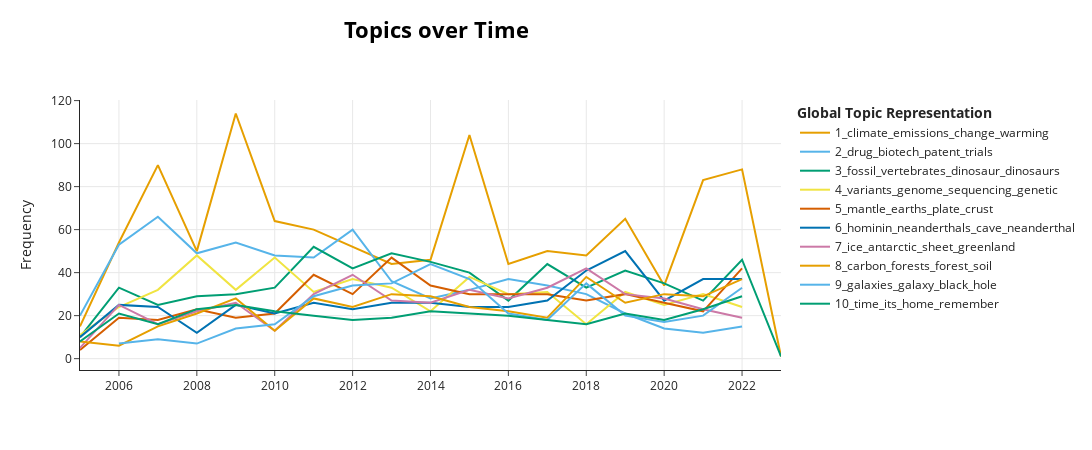

The code cell stored with this chart in its notebook:
### Code cell
loaded_model.visualize_topics_over_time(topics_over_time , topics=[1,2,3,4,5,6,7,8,9,10])

### Figure 1 — Plotly figure (JSON) as saved in the notebook; plotly's stock layout.template omitted (floating-point values rounded to 4 significant figures)
{"data": [{"hoverinfo": "text", "hovertext": ["<b>Topic 1</b><br>Words: climate, kyoto, emissions, change, conference", "<b>Topic 1</b><br>Words: climate, emissions, change, carbon, warming", "<b>Topic 1</b><br>Words: climate, emissions, change, carbon, warming", "<b>Topic 1</b><br>Words: climate, emissions, change, energy, carbon", "<b>Topic 1</b><br>Words: climate, copenhagen, emissions, energy, change", "<b>Topic 1</b><br>Words: climate, emissions, change, ipcc, warming", "<b>Topic 1</b><br>Words: climate, emissions, durban, change, energy", "<b>Topic 1</b><br>Words: climate, kyoto, energy, emissions, change", "<b>Topic 1</b><br>Words: climate, emissions, warming, uncertainties, change", "<b>Topic 1</b><br>Words: climate, emissions, energy, change, greenhousegas", "<b>Topic 1</b><br>Words: climate, paris, emissions, talks, change", "<b>Topic 1</b><br>Words: climate, emissions, paris, warming, agreement", "<b>Topic 1</b><br>Words: climate, energy, warming, emissions, trump", "<b>Topic 1</b><br>Words: climate, emissions, warming, paris, carbon", "<b>Topic 1</b><br>Words: climate, emissions, warming, change, carbon", "<b>Topic 1</b><br>Words: climate, emissions, transfers, carbon, financial", "<b>Topic 1</b><br>Words: climate, cop26, emissions, carbon, change", "<b>Topic 1</b><br>Words: climate, emissions, warming, change, scco2", "<b>Topic 1</b><br>Words: textbooks, 2000s, shrinks, sections, farther"], "marker": {"color": "#E69F00"}, "mode": "lines", "name": "1_climate_emissions_change_warming", "type": "scatter", "x": [2005, 2006, 2007, 2008, 2009, 2010, 2011, 2012, 2013, 2014, 2015, 2016, 2017, 2018, 2019, 2020, 2021, 2022, 2023], "y": [15, 54, 90, 50, 114, 64, 60, 52, 44, 46, 104, 44, 50, 48, 65, 34, 83, 88, 1]}, {"hoverinfo": "text", "hovertext": ["<b>Topic 2</b><br>Words: drug, biotech, biotechnology, patent, vioxx", "<b>Topic 2</b><br>Words: drug, patent, hoag, hannah, biotechnology", "<b>Topic 2</b><br>Words: drug, patent, wadman, meredith, drugs", "<b>Topic 2</b><br>Words: drug, biotech, pharma, industry, trials", "<b>Topic 2</b><br>Words: biotech, drug, industry, patent, companies", "<b>Topic 2</b><br>Words: biotech, drug, industry, patents, pharmaceutical", "<b>Topic 2</b><br>Words: drug, patent, traditional, pharmaceutical, medicine", "<b>Topic 2</b><br>Words: drug, patent, industry, pharmaceutical, trials", "<b>Topic 2</b><br>Words: biotechnology, drug, patents, patent, tcm", "<b>Topic 2</b><br>Words: drug, patent, biotech, trials, clinicaltrial", "<b>Topic 2</b><br>Words: biotech, drug, patent, trials, companies", "<b>Topic 2</b><br>Words: drug, drugs, trials, clinical, biotech", "<b>Topic 2</b><br>Words: drug, trials, agency, industry, clinical", "<b>Topic 2</b><br>Words: drug, trials, biotech, medicine, clinical", "<b>Topic 2</b><br>Words: drug, biosimilars, preprints, medrxiv, drugs", "<b>Topic 2</b><br>Words: multispecific, drug, industry, pharmaceutical, drugs", "<b>Topic 2</b><br>Words: patenting, drug, trials, highprofile, redouble", "<b>Topic 2</b><br>Words: trials, mescaline, pharmaceutical, clinical, drug"], "marker": {"color": "#56B4E9"}, "mode": "lines", "name": "2_drug_biotech_patent_trials", "type": "scatter", "x": [2005, 2006, 2007, 2008, 2009, 2010, 2011, 2012, 2013, 2014, 2015, 2016, 2017, 2018, 2019, 2020, 2021, 2022], "y": [20, 53, 66, 49, 54, 48, 47, 60, 36, 28, 32, 37, 34, 30, 21, 14, 12, 15]}, {"hoverinfo": "text", "hovertext": ["<b>Topic 3</b><br>Words: mammals, echinodermlike, trackway, fossil, dinosaurs", "<b>Topic 3</b><br>Words: fossil, dinosaur, fin, vertebrates, dinosaurs", "<b>Topic 3</b><br>Words: hagfish, dinosaur, patterning, fossils, dinosaurs", "<b>Topic 3</b><br>Words: teeth, fossil, evolutionary, vertebrates, vertebrate", "<b>Topic 3</b><br>Words: fossil, dinosaur, incisoscutum, vertebrates, fossils", "<b>Topic 3</b><br>Words: fossils, dinosaur, feathers, dinosaurs, fossil", "<b>Topic 3</b><br>Words: vertebrates, fossil, dinosaur, cambrian, dinosaurs", "<b>Topic 3</b><br>Words: dinosaurs, dinosaur, vertebrate, fossil, vertebrates", "<b>Topic 3</b><br>Words: jurassic, vertebrates, fossil, dinosaur, dinosaurs", "<b>Topic 3</b><br>Words: vertebrates, tetrapods, fossil, dinosaur, mammals", "<b>Topic 3</b><br>Words: vertebrates, vertebrate, dinosaur, dinosaurs, fossil", "<b>Topic 3</b><br>Words: fin, vertebrate, tetrapods, syrinx, fossil", "<b>Topic 3</b><br>Words: dinosaurs, dinosaur, gliding, fossil, jurassic", "<b>Topic 3</b><br>Words: jaw, vertebrates, fossil, jurassic, dinosaur", "<b>Topic 3</b><br>Words: fossil, dinosaurs, crest, vertebrates, vertebrate", "<b>Topic 3</b><br>Words: dinosaur, fossil, mesozoic, pterosaurs, dinosaurs", "<b>Topic 3</b><br>Words: fossil, dinosaurs, vertebrate, vertebrates, cambrian", "<b>Topic 3</b><br>Words: vertebrates, jawed, fossil, dinosaurs, silurian", "<b>Topic 3</b><br>Words: oceangoing, congregated, buses, birthing, ichthyosaurs"], "marker": {"color": "#009E73"}, "mode": "lines", "name": "3_fossil_vertebrates_dinosaur_dinosaurs", "type": "scatter", "x": [2005, 2006, 2007, 2008, 2009, 2010, 2011, 2012, 2013, 2014, 2015, 2016, 2017, 2018, 2019, 2020, 2021, 2022, 2023], "y": [10, 33, 25, 29, 30, 33, 52, 42, 49, 45, 40, 27, 44, 33, 41, 35, 27, 46, 1]}, {"hoverinfo": "text", "hovertext": ["<b>Topic 4</b><br>Words: geneticists, sequencing, variation, catalogue, genome", "<b>Topic 4</b><br>Words: genome, genetic, sequence, names, variation", "<b>Topic 4</b><br>Words: personal, genetic, genome, genomics, genomes", "<b>Topic 4</b><br>Words: personal, genome, genomics, genetic, sequencing", "<b>Topic 4</b><br>Words: sequencing, genomics, genome, variants, genetic", "<b>Topic 4</b><br>Words: sequencing, genetic, variants, genome, variation", "<b>Topic 4</b><br>Words: genome, sequencing, genomics, svs, variants", "<b>Topic 4</b><br>Words: sequencing, variants, genome, genetic, genomics", "<b>Topic 4</b><br>Words: genomics, variation, genome, sequencing, genetic", "<b>Topic 4</b><br>Words: variants, epistasis, genome, sequencing, genetic", "<b>Topic 4</b><br>Words: variants, sequencing, variation, genetic, genome", "<b>Topic 4</b><br>Words: variants, genetic, exac, genomics, exome", "<b>Topic 4</b><br>Words: sequencing, genetic, variants, variation, tissues", "<b>Topic 4</b><br>Words: biobank, genetics, genetic, data, project", "<b>Topic 4</b><br>Words: genetic, variants, populations, genomics, sequencing", "<b>Topic 4</b><br>Words: variants, sequencing, genome, genomics, pid", "<b>Topic 4</b><br>Words: variants, genome, prss, topmed, sequencing", "<b>Topic 4</b><br>Words: variants, genome, reference, pangenome, transcript"], "marker": {"color": "#F0E442"}, "mode": "lines", "name": "4_variants_genome_sequencing_genetic", "type": "scatter", "x": [2005, 2006, 2007, 2008, 2009, 2010, 2011, 2012, 2013, 2014, 2015, 2016, 2017, 2018, 2019, 2020, 2021, 2022], "y": [11, 24, 32, 48, 32, 47, 31, 37, 33, 22, 38, 30, 31, 16, 31, 25, 30, 24]}, {"hoverinfo": "text", "hovertext": ["<b>Topic 5</b><br>Words: uncomfortably, wasatch, unleaded, geological, pinatubo", "<b>Topic 5</b><br>Words: mantle, magma, peridotite, earths, volcano", "<b>Topic 5</b><br>Words: mantle, earths, isotopic, continental, crust", "<b>Topic 5</b><br>Words: mantle, earths, plate, costa, rica", "<b>Topic 5</b><br>Words: mantle, crust, earths, volcanic, eruptions", "<b>Topic 5</b><br>Words: mantle, earths, seismic, eruption, crustal", "<b>Topic 5</b><br>Words: mantle, earths, volcanic, magma, plate", "<b>Topic 5</b><br>Words: mantle, earths, magma, basalts, earth", "<b>Topic 5</b><br>Words: mantle, earths, plate, crust, beneath", "<b>Topic 5</b><br>Words: mantle, earths, olivine, plate, crust", "<b>Topic 5</b><br>Words: mantle, plate, earths, uranium, volcanic", "<b>Topic 5</b><br>Words: mantle, earths, core, iron, geodynamo", "<b>Topic 5</b><br>Words: mantle, earths, buoyancy, earth, volcanic", "<b>Topic 5</b><br>Words: mantle, earths, magma, crust, crustal", "<b>Topic 5</b><br>Words: mantle, earths, plate, subduction, deep", "<b>Topic 5</b><br>Words: mantle, lithosphere, earths, volcanic, subduction", "<b>Topic 5</b><br>Words: mantle, plate, crust, earths, eruption", "<b>Topic 5</b><br>Words: mantle, magma, eruption, earths, volcano"], "marker": {"color": "#D55E00"}, "mode": "lines", "name": "5_mantle_earths_plate_crust", "type": "scatter", "x": [2005, 2006, 2007, 2008, 2009, 2010, 2011, 2012, 2013, 2014, 2015, 2016, 2017, 2018, 2019, 2020, 2021, 2022], "y": [4, 19, 18, 23, 19, 21, 39, 30, 47, 34, 30, 30, 30, 27, 30, 26, 22, 42]}, {"hoverinfo": "text", "hovertext": ["<b>Topic 6</b><br>Words: flores, homo, years, earliest, indonesia", "<b>Topic 6</b><br>Words: neanderthal, neanderthals, modern, gibraltar, hominin", "<b>Topic 6</b><br>Words: neanderthals, neanderthal, cave, radiocarbon, homo", "<b>Topic 6</b><br>Words: bones, neanderthal, worshipped, cretin, buddhas", "<b>Topic 6</b><br>Words: flute, flutes, 35000, cave, earliest", "<b>Topic 6</b><br>Words: neanderthals, hominin, cave, humans, hominins", "<b>Topic 6</b><br>Words: modern, hominin, neanderthal, acheulian, hominins", "<b>Topic 6</b><br>Words: hominin, homo, neanderthals, australopithecus, africa", "<b>Topic 6</b><br>Words: hominin, earliest, pottery, primate, neanderthals", "<b>Topic 6</b><br>Words: neanderthal, neanderthals, modern, denisovans, hominin", "<b>Topic 6</b><br>Words: homo, hominin, australopithecus, ago, years", "<b>Topic 6</b><br>Words: neanderthals, cave, homo, bua, floresiensis", "<b>Topic 6</b><br>Words: homo, modern, hominin, ago, jebel", "<b>Topic 6</b><br>Words: neanderthals, stone, cave, neanderthal, hominin", "<b>Topic 6</b><br>Words: hominin, cave, hominins, homo, denisova", "<b>Topic 6</b><br>Words: dating, homo, neanderthals, cave, pottery", "<b>Topic 6</b><br>Words: hominin, oldest, neanderthals, modern, ago", "<b>Topic 6</b><br>Words: neanderthal, neanderthals, hominin, ago, cave"], "marker": {"color": "#0072B2"}, "mode": "lines", "name": "6_hominin_neanderthals_cave_neanderthal", "type": "scatter", "x": [2005, 2006, 2007, 2008, 2009, 2010, 2011, 2012, 2013, 2014, 2015, 2016, 2017, 2018, 2019, 2020, 2021, 2022], "y": [10, 25, 24, 12, 25, 21, 26, 23, 26, 26, 24, 24, 27, 41, 50, 27, 37, 37]}, {"hoverinfo": "text", "hovertext": ["<b>Topic 7</b><br>Words: antarctic, ice, speedo, cryosat, icemonitoring", "<b>Topic 7</b><br>Words: ice, antarctic, greenlands, gulf, stream", "<b>Topic 7</b><br>Words: ice, antarctic, glacial, greenland, oligocene", "<b>Topic 7</b><br>Words: ice, greenland, antarctic, sheet, arctic", "<b>Topic 7</b><br>Words: ice, antarctic, sheet, greenland, sealevel", "<b>Topic 7</b><br>Words: ice, icesheet, channelization, polar, supply", "<b>Topic 7</b><br>Words: antarctic, ice, arctic, sheet, peninsula", "<b>Topic 7</b><br>Words: ice, antarctic, sealevel, antarctica, icesheet", "<b>Topic 7</b><br>Words: ice, greenland, sheet, antarctic, eemian", "<b>Topic 7</b><br>Words: ice, antarctic, sheet, sea, greenland", "<b>Topic 7</b><br>Words: ice, antarctic, sheet, greenland, sealevel", "<b>Topic 7</b><br>Words: ice, sheet, antarctic, greenland, glacial", "<b>Topic 7</b><br>Words: ice, antarctic, meltwater, sheet, shelf", "<b>Topic 7</b><br>Words: ice, antarctic, sheet, sea, sealevel", "<b>Topic 7</b><br>Words: ice, antarctic, sealevel, greenland, sea", "<b>Topic 7</b><br>Words: ice, antarctic, sealevel, sheet, greenland", "<b>Topic 7</b><br>Words: ice, antarctic, sheet, sealevel, glacier", "<b>Topic 7</b><br>Words: ice, antarctic, greenland, sheet, thinning"], "marker": {"color": "#CC79A7"}, "mode": "lines", "name": "7_ice_antarctic_sheet_greenland", "type": "scatter", "x": [2005, 2006, 2007, 2008, 2009, 2010, 2011, 2012, 2013, 2014, 2015, 2016, 2017, 2018, 2019, 2020, 2021, 2022], "y": [5, 25, 16, 22, 26, 13, 30, 39, 27, 26, 32, 28, 33, 42, 30, 28, 23, 19]}, {"hoverinfo": "text", "hovertext": ["<b>Topic 8</b><br>Words: forests, amazon, suck, carbon, tree", "<b>Topic 8</b><br>Words: forests, rainforest, amazon, goldminers, growthbooster", "<b>Topic 8</b><br>Words: forests, arid, kfi, patchsize, carbon", "<b>Topic 8</b><br>Words: forests, carbon, forest, leaf, deforestation", "<b>Topic 8</b><br>Words: forests, carbon, deforestation, forest, trees", "<b>Topic 8</b><br>Words: forests, carbon, equations, amazon, soils", "<b>Topic 8</b><br>Words: forests, carbon, forest, deforestation, co2", "<b>Topic 8</b><br>Words: forest, forests, deforestation, carbon, xylem", "<b>Topic 8</b><br>Words: carbon, forests, forest, tropical, vegetation", "<b>Topic 8</b><br>Words: carbon, amazon, forest, forests, soil", "<b>Topic 8</b><br>Words: carbon, forests, tree, trees, forest", "<b>Topic 8</b><br>Words: forest, soil, carbon, forests, deforestation", "<b>Topic 8</b><br>Words: carbon, amazon, forest, forests, gpp", "<b>Topic 8</b><br>Words: carbon, forest, forests, soil, land", "<b>Topic 8</b><br>Words: carbon, land, forest, forests, sink", "<b>Topic 8</b><br>Words: carbon, forest, forests, tropical, soil", "<b>Topic 8</b><br>Words: forests, carbon, forest, soil, emissions", "<b>Topic 8</b><br>Words: forests, carbon, forest, tropical, trees"], "marker": {"color": "#E69F00"}, "mode": "lines", "name": "8_carbon_forests_forest_soil", "type": "scatter", "x": [2005, 2006, 2007, 2008, 2009, 2010, 2011, 2012, 2013, 2014, 2015, 2016, 2017, 2018, 2019, 2020, 2021, 2022], "y": [8, 6, 15, 21, 28, 13, 28, 24, 30, 29, 24, 22, 19, 38, 26, 30, 29, 37]}, {"hoverinfo": "text", "hovertext": ["<b>Topic 9</b><br>Words: galaxies, star, light, universe, spinning", "<b>Topic 9</b><br>Words: black, holes, miras, galaxies, galaxy", "<b>Topic 9</b><br>Words: galaxies, galaxy, starforming, blown, active", "<b>Topic 9</b><br>Words: galaxies, black, galaxy, universe, holes", "<b>Topic 9</b><br>Words: galaxies, galaxy, universe, reionization, black", "<b>Topic 9</b><br>Words: galaxy, galaxies, black, stars, hole", "<b>Topic 9</b><br>Words: galaxy, galaxies, black, milky, hole", "<b>Topic 9</b><br>Words: galaxies, galaxy, black, hole, starburst", "<b>Topic 9</b><br>Words: galaxies, black, galaxy, hole, holes", "<b>Topic 9</b><br>Words: galaxies, galaxy, stars, black, star", "<b>Topic 9</b><br>Words: galaxies, galaxy, black, accretion, hole", "<b>Topic 9</b><br>Words: galaxies, galaxy, black, massive, hole", "<b>Topic 9</b><br>Words: galaxies, galaxy, black, stars, massive", "<b>Topic 9</b><br>Words: galaxies, black, accretion, galaxy, galactic", "<b>Topic 9</b><br>Words: galaxies, galaxy, gas, magellanic, black", "<b>Topic 9</b><br>Words: galaxies, black, hole, galaxy, metallicity", "<b>Topic 9</b><br>Words: galaxy, galaxies, black, hole, quasars"], "marker": {"color": "#56B4E9"}, "mode": "lines", "name": "9_galaxies_galaxy_black_hole", "type": "scatter", "x": [2006, 2007, 2008, 2009, 2010, 2011, 2012, 2013, 2014, 2015, 2016, 2017, 2018, 2019, 2020, 2021, 2022], "y": [7, 9, 7, 14, 16, 29, 34, 35, 44, 37, 21, 18, 35, 20, 17, 20, 33]}, {"hoverinfo": "text", "hovertext": ["<b>Topic 10</b><br>Words: theyre, albian, heartache, perchance, graduation", "<b>Topic 10</b><br>Words: happiness, joy, tyger, graduation, night", "<b>Topic 10</b><br>Words: piratical, recoper, postodc, clockwatching, sabbatical", "<b>Topic 10</b><br>Words: happy, happiest, happiness, singapores, man", "<b>Topic 10</b><br>Words: wedding, thoughts, jealous, penance, palpable", "<b>Topic 10</b><br>Words: you, price, fashion, jennas, quinquereme", "<b>Topic 10</b><br>Words: flesh, girl, lyubomirsky, inculturation, ovoids", "<b>Topic 10</b><br>Words: midnight, 21stcentury, communicant, aampe, tige", "<b>Topic 10</b><br>Words: love, peace, heartbreaking, postcard, quis", "<b>Topic 10</b><br>Words: message, sidewalk, trilby, killstealer, emancipation", "<b>Topic 10</b><br>Words: man, bffs, ravelled, morts, infraction", "<b>Topic 10</b><br>Words: duck, remember, time, ties, daffodil", "<b>Topic 10</b><br>Words: coupon, thee, legale, sparrowfall, boughs", "<b>Topic 10</b><br>Words: cerise, epluribus, unreal, time, starless", "<b>Topic 10</b><br>Words: hello, start, civilized, twentysix, tetonia3", "<b>Topic 10</b><br>Words: tesseract, whenever, borked, selfexpression, redemption", "<b>Topic 10</b><br>Words: freemium, obsolescence, rebellions, 5755, hoist", "<b>Topic 10</b><br>Words: knock, home, time, travel, physicstemporal"], "marker": {"color": "#009E73"}, "mode": "lines", "name": "10_time_its_home_remember", "type": "scatter", "x": [2005, 2006, 2007, 2008, 2009, 2010, 2011, 2012, 2013, 2014, 2015, 2016, 2017, 2018, 2019, 2020, 2021, 2022], "y": [8, 21, 16, 23, 25, 22, 20, 18, 19, 22, 21, 20, 18, 16, 21, 18, 23, 29]}], "layout": {"height": 450, "hoverlabel": {"bgcolor": "white", "font": {"family": "Rockwell", "size": 16}}, "legend": {"title": {"text": "<b>Global Topic Representation"}}, "title": {"font": {"color": "Black", "size": 22}, "text": "<b>Topics over Time</b>", "x": 0.4, "xanchor": "center", "y": 0.95, "yanchor": "top"}, "width": 1250, "xaxis": {"showgrid": true}, "yaxis": {"showgrid": true, "title": {"text": "Frequency"}}}}
